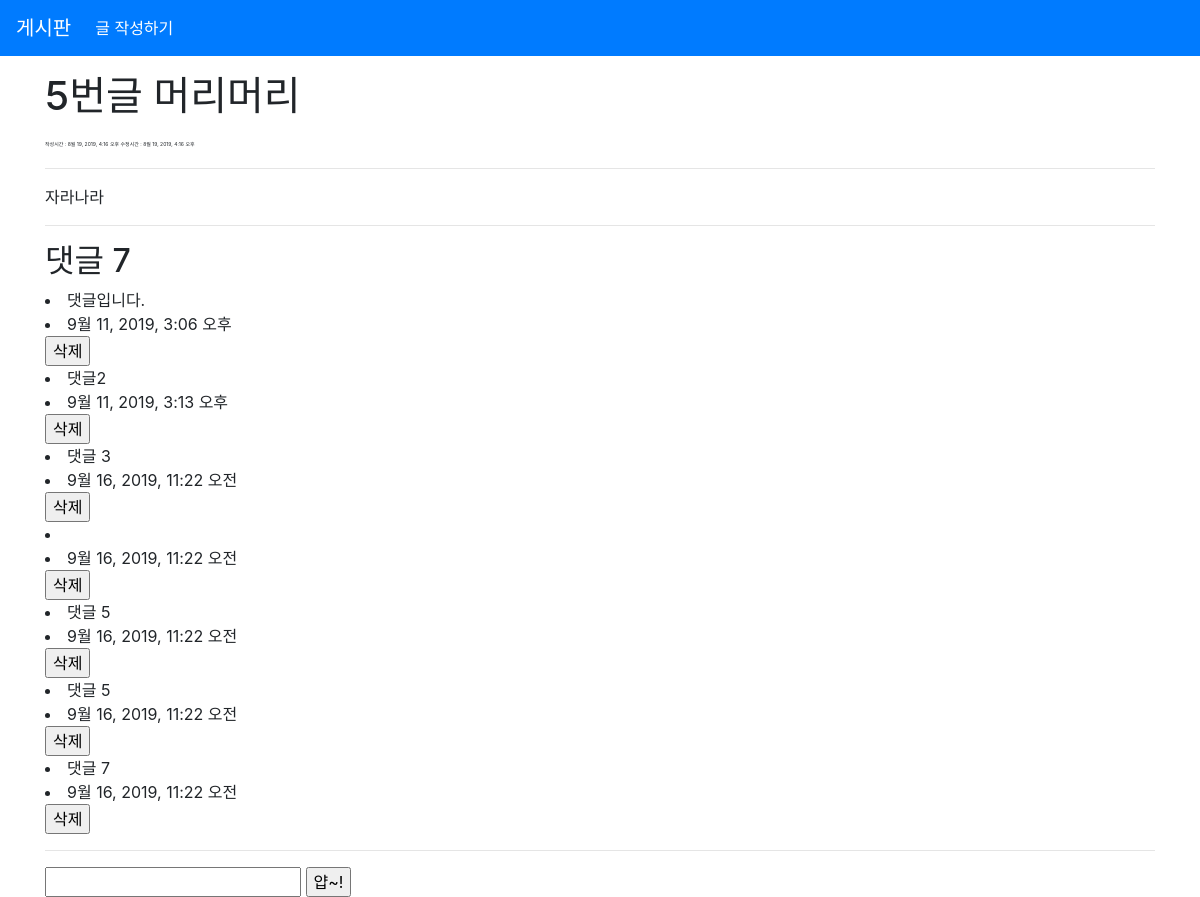
/articles/5/, run on an earlier commit of the app's database.
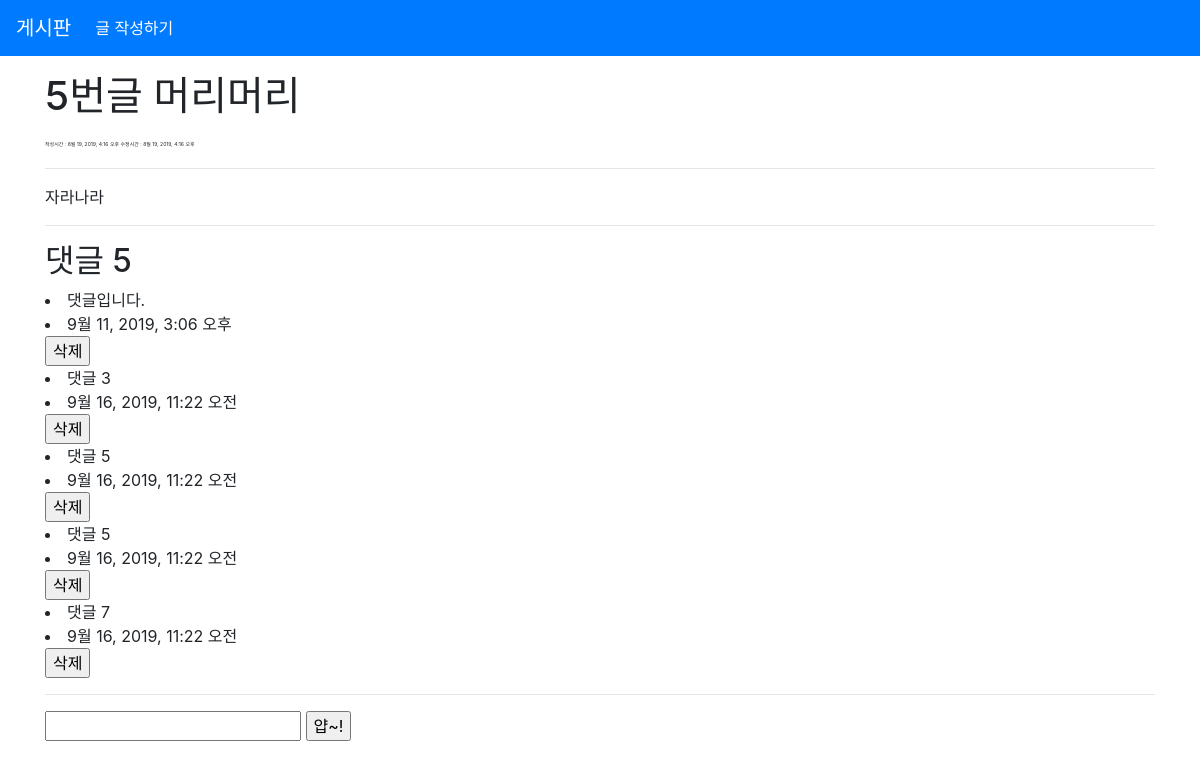
And on a later commit of the database.
### articles/models.py (models this page shows, shortened)
class Article(models.Model):
    title = models.CharField(max_length=10)
    content = models.TextField()
    created_at = models.DateTimeField(auto_now_add=True)
    updated_at = models.DateTimeField(auto_now=True)

class Comment(models.Model):
    content = models.CharField(max_length=140)
    created_at = models.DateTimeField(auto_now_add=True)
    article = models.ForeignKey(Article, on_delete=models.CASCADE)

### articles/views.py (the view)
# urls.py: path('<int:article_pk>/', views.detail, name='detail'),
def detail(request, article_pk):
    article = Article.objects.get(pk=article_pk)
    context = {
        'article' : article,
        'comments' : article.comment_set.all(),
    }
    return render(request, 'articles/detail.html', context)

### articles/templates/articles/detail.html (shortened to what this page needs)
{% extends 'articles/base.html' %}
{% block body %}
<h1>{{ article.id}}번글 {{ article.title }}</h1>
<div>
  <p style="font-size: 5px; display: inline;"> 작성시간 : {{ article.created_at }} </p>
  <p style="font-size: 5px; display: inline;"> 수정시간 : {{ article.updated_at }} </p>
</div>
<hr>
<p> {{ article.content }}</p>
<hr>
<h2> 댓글 {{ comments.count }}</h2>
{% for comment in comments %}
<li>{{ comment.content }}</li>
<li>{{ comment.created_at }}</li>
<form action="{% url 'articles:comment_delete' article.pk comment.pk %}" method="POST" oneclick="return confirm('진짜 지울래?')">
  <input type="submit" value="삭제">
</form>
{% empty %}
  <p>댓글이 없어요 작성해주세요. </p>
{% endfor %}
<hr>
<form action="{% url "articles:comment_create" article.pk %}" method="POST">
  <input type="text" name="content">
  <input type="submit" value="얍~!">
</form>
{% endblock %}

What changed in the data, as far as the page shows it:
removed Comment: content "댓글2", created_at "9월 11, 2019, 3:13 오후"
removed Comment: created_at "9월 16, 2019, 11:22 오전"
computed for Article "머리머리": count "7" → "5"
